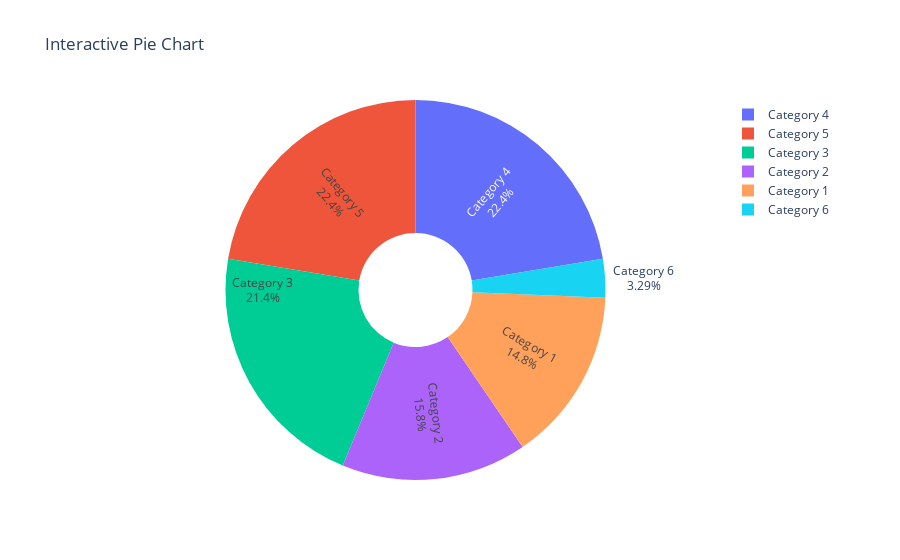

Notebook source saved alongside this figure:
### Markdown cell above
21. Using Plotly, create an interactive pie chart of randomly generated data, add labels and percentages, set the title as 'Interactive Pie Chart'.

### Code cell
import numpy as np
import plotly.graph_objects as go

np.random.seed(0)  
labels = [f'Category {i+1}' for i in range(6)]
values = np.random.randint(1, 100, 6)

fig = go.Figure(data=[go.Pie(labels=labels, values=values, hole=0.3, 
                             textinfo='label+percent', 
                             insidetextorientation='radial')])

fig.update_layout(title_text='Interactive Pie Chart')

fig.show()

### Figure 1 — Plotly figure (JSON) as saved in the notebook; plotly's stock layout.template omitted (floating-point values rounded to 4 significant figures)
{"data": [{"hole": 0.3, "insidetextorientation": "radial", "labels": ["Category 1", "Category 2", "Category 3", "Category 4", "Category 5", "Category 6"], "textinfo": "label+percent", "type": "pie", "values": [45, 48, 65, 68, 68, 10]}], "layout": {"title": {"text": "Interactive Pie Chart"}}}
